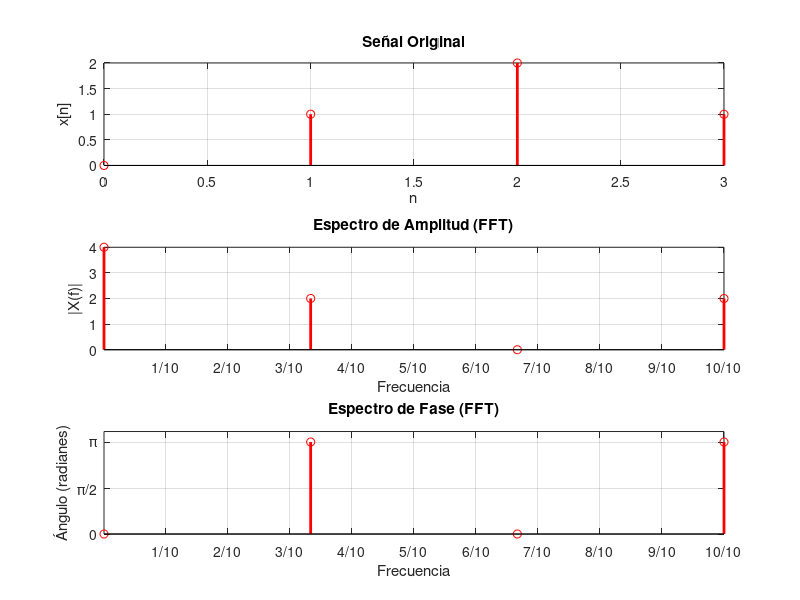

This figure's MATLAB source:
close all
clear all

% Señal de entrada
x = [0, 1, 2, 1];
N = length(x);

% Cálculo de la FFT
X_fft = fft(x);

% Frecuencias correspondientes
frequencias = linspace(0, 1, N);
% Fracciones del 1 al 10 para el eje x
fraction_ticks = 1:10;
fraction_labels = arrayfun(@(x) sprintf('%d/10', x), fraction_ticks, 'UniformOutput', false);

% Gráfico de la señal original
subplot(3,1,1);
stem(0:N-1, x, 'r', 'LineWidth', 2);
title('Señal Original');
xlabel('n');
ylabel('x[n]');
grid on;

% Gráfico del espectro de amplitud
subplot(3,1,2);
stem(frequencias, abs(X_fft), 'r', 'LineWidth', 2);
title('Espectro de Amplitud (FFT)');
xlabel('Frecuencia');
ylabel('|X(f)|');
set(gca, 'XTick', fraction_ticks / 10);
set(gca, 'XTickLabel', fraction_labels);
grid on;

% Gráfico del espectro de fase
subplot(3,1,3);
stem(frequencias, angle(X_fft), 'r', 'LineWidth', 2);
title('Espectro de Fase (FFT)');
xlabel('Frecuencia');
ylabel('Ángulo (radianes)');
set(gca, 'XTick', fraction_ticks / 10);
set(gca, 'XTickLabel', fraction_labels);
set(gca, 'YTick', [-pi, -pi/2, 0, pi/2, pi]);
set(gca, 'YTickLabel', {'-π', '-π/2', '0', 'π/2', 'π'});
grid on;
